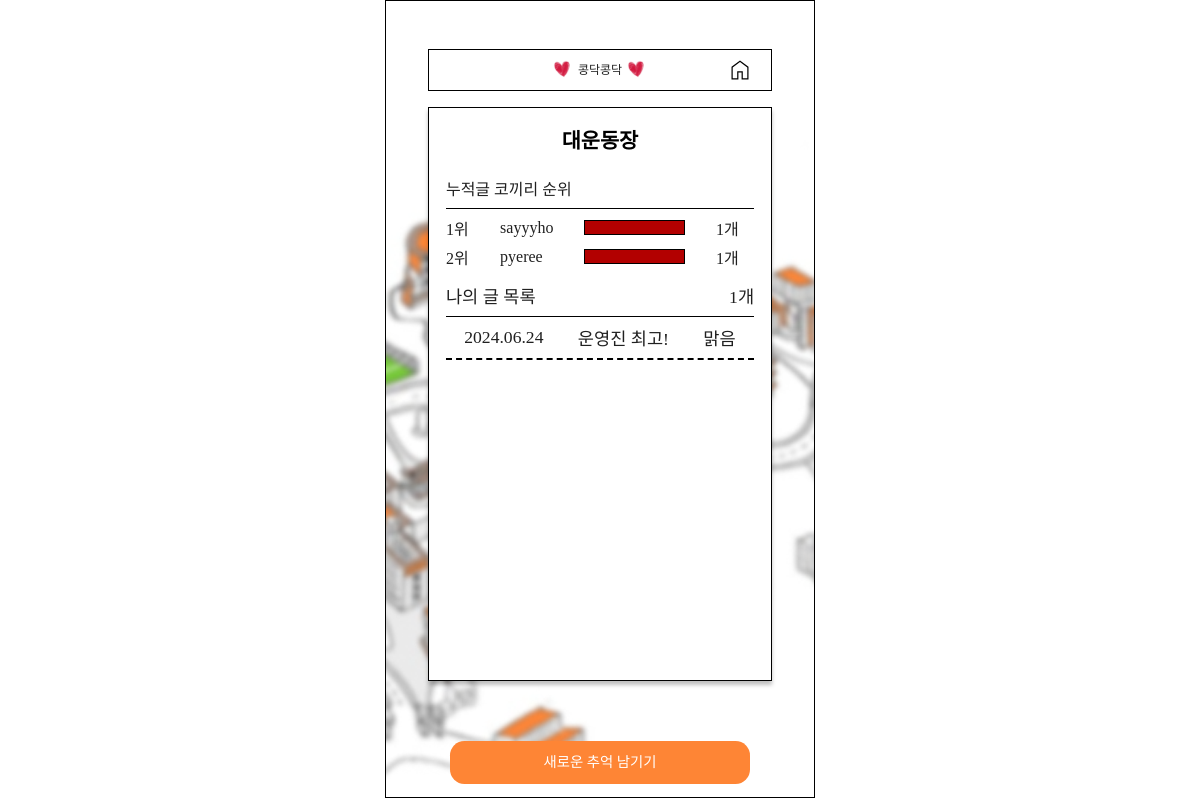
Page /category/a/대운동장/ (signed in) on the committed database.
### main/models.py (models this page shows, shortened)
class Post(models.Model):
    WEATHER_CHOICES = [
        ('sunny', '맑음'),
        ('cloudy', '흐림'),
        ('rainy', '비'),
        ('snowy', '눈'),
    ]
    title = models.CharField(max_length=200)
    content = models.TextField()
    category = models.CharField(max_length=50)
    subcategory = models.CharField(max_length=50)
    author = models.ForeignKey(User, on_delete=models.CASCADE)
    created_at = models.DateTimeField(auto_now_add=True)
    weather = models.CharField(max_length=10, choices=WEATHER_CHOICES, default='sunny')
    tags = models.ManyToManyField(Tag, related_name='posts', blank=True)
    bookmark = models.ManyToManyField(User, related_name='bookmark', blank=True)

### main/views.py (the view)
# urls.py: path('category/<str:category>/<str:subcategory>/', views.categorypage, name='categorypage'),
def categorypage(request, category, subcategory):
    posts = Post.objects.filter(author=request.user, category=category, subcategory=subcategory)
    top_authors = Post.objects.filter(category=category, subcategory=subcategory)\
        .values('author__username')\
        .annotate(post_count=Count('author'))\
        .order_by('-post_count')[:3] # 3위까지 인덱스 늘려주면 됨
    authors_with_post_counts = Post.objects.filter(category=category, subcategory=subcategory)\
        .values('author__username')\
        .annotate(post_count=Count('author'))\
        .order_by('-post_count')
    user_post_count = posts.count()
    context = {
        'category': category,  # 카테고리 이름
        'subcategory': subcategory,  # 서브카테고리 이름
        'posts': posts,  # 현재 로그인된 사용자가 작성한 게시물
        'top_authors': top_authors,  # 상위 3명의 작성자와 그들의 게시물 수
        'authors_with_post_counts': authors_with_post_counts,  # 모든 작성자와 그들의 게시물 수
        'user_post_count': user_post_count,  # 현재 사용자의 게시물 수
    }
    return render(request, 'main/categorypage.html', context)

### main/templates/main/categorypage.html (shortened to what this page needs)
{% extends 'base.html' %} {% block content %} {% include 'shared/_topnav.html'%}
{% load static %}
<link
  rel="stylesheet"
  type="text/css"
  href="{% static 'css/categorypage.css'%}"
/>
<div class="category-view">
  <div class="post_container">
    <div id="post_place">{{subcategory}}</div>
    <div class="category_ranking">
      <div>누적글 코끼리 순위</div>
      <p id="line"></p>
      <div class="category_1_frame1">
        {% for author in top_authors %}
        <div class="category_1_top" data-post-count="{{ author.post_count }}">
          <div class="label">{{ forloop.counter }}위</div>
          <div id="ID">{{author.author__username}}</div>
          <div class="gauge-bar">
            <div class="fill" style="width: 100%"></div>
          </div>
          <div class="value">{{author.post_count}}개</div>
        </div>
        {% endfor %}
      </div>
    </div>
    <div class="category_1_frame2">
      <div class="post_count">
        <div>나의 글 목록</div>
        <div>{{user_post_count}}개</div>
      </div>
      <div class="scroll">
        {%for post in posts%}
        <a
        href="{% url 'post_detail' post.category post.subcategory post.id %}?next={% url 'categorypage' category subcategory %}"
        class="category_list"
        >
          <div>{{post.created_at|date:"Y.m.d"}}</div>
          <div>{{post.title }}</div>
          <div>{{post.weather}}</div>
        </a>
        {% endfor %}
      </div>
    </div>
  </div>
  <a href="{% url 'create_post' category subcategory %}" id="save"
    >새로운 추억 남기기</a
  >
</div>
{% endblock %}

### project/static/css/base/index.css (style rules this page uses)
html, body { margin: 0; }
html { background-color: white; font-size: 16px; display: flex; justify-content: center; padding: 0; min-height: 100svh; }
body { width: 430px; height: 99.5svh; }
* { font-family: "Sagak-sagak" !important; }

### project/static/css/shared/topnav.css (style rules this page uses)
p { margin: 0; }

### project/static/css/categorypage.css (style rules this page uses)
.category-view { display: flex; flex-direction: column; width: 100%; height: 86.3vh; align-items: center; background-image: url("../assets/images/background_category.png"); background-repeat: no-repeat; background-position: center; background-size: cover; overflow: hidden; gap: 0.5rem; }
.post_container { margin-top: 1rem; display: flex; flex: 0.85; flex-direction: column; width: 80%; align-items: center; justify-content: flex-start; border: 1px solid #000; background: #fff; box-shadow: 0px 4px 4px 0px rgba(0, 0, 0, 0.25); gap: 0.9rem; line-height: normal; }
#post_place { display: flex; justify-content: center; align-items: center; padding: 0.5rem; color: #000; text-align: center; font-size: 1.3rem; font-weight: 600; margin-top: 0.5rem; }
.category_ranking { display: flex; justify-content: center; flex-direction: column; width: 90%; font-size: 1rem; gap: 0.45rem; }
.category_1_frame1 { display: flex; flex-direction: column; justify-content: flex-start; width: 95%; gap: 0.3rem; font-size: 1rem; font-weight: 400; }
.category_1_top { display: flex; justify-content: space-evenly; gap: 0.3rem; align-items: center; }
.label { flex: 0.5; text-align: left; }
#ID { flex: 0.8; }
.gauge-bar { flex: 1; border: solid 1px black; height: 0.8rem; overflow: hidden; }
.fill { height: 100%; background-color: #b20000; }
.value { flex: 0.5; text-align: right; }
.category_1_frame2 { display: flex; flex-direction: column; width: 90%; align-items: flex-start; gap: 0.5rem; font-size: 1.1rem; }
.post_count { display: flex; width: 100%; justify-content: space-between; }
#line { width: 100%; height: 1px; background: #000; }
.scroll { display: flex; flex-direction: column; width: 100%; height: 80%; align-items: center; gap: 0.4rem; overflow-y: auto; overflow-x: hidden; }
.category_list { display: flex; justify-content: space-evenly; align-items: center; padding-bottom: 0.5rem; gap: 1rem; border-bottom: 2px dashed #000; width: 100%; }
#save { display: flex; justify-content: center; align-items: center; width: 300px; height: 2.7rem; border-radius: 0.9rem; background: #fe8535; color: #fff; font-size: 0.9rem; position: absolute; bottom: 1rem; }

### rows in the picture
Post: subcategory "대운동장", created_at "2024.06.24", title "운영진 최고!", weather "맑음"

### other values in the picture
{{ author.author__username }} "sayyyho"
{{ author.post_count }} "1"
{{ author.author__username }} "pyeree"
{{ user_post_count }} "1"
